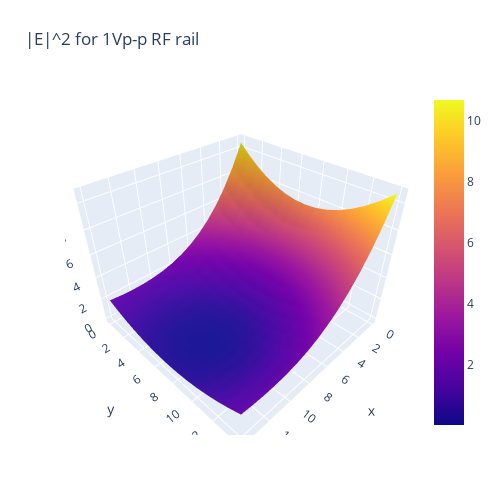

The cell this chart's notebook holds for it:
### Code cell
# fig = plt.figure()
# ax = plt.axes(projection='3d')
import plotly.graph_objects as go


q = 1.6*1e-19
l = 1e-3
m = 40*1.66054e-27
Omega = 2*np.pi*35*1e6
voltage = 80/5
d = trap['electrodes']['RF']['potential'][:,:,0]*q*voltage**2/(4*m*Omega**2*l**2)*1e3

# x,y,z= d.nonzero()
t = np.arange(100)
# ax.scatter(x, y, z, c=np.swapaxes(d,1,2), alpha=0.01,vmin=0,vmax=5,cmap = "viridis")
# ax.set_xlabel('x')
# ax.set_ylabel('y')
# ax.set_zlabel('z')
# ax.set_title('3D contour')
# plt.show()
minp = np.min(d)
maxp= np.max(d)
CS = plt.contour(trap['X']*1e3,trap['Y']*1e3,np.transpose(d),levels=20,cmap=plt.cm.coolwarm)
plt.clabel(CS, inline=1, fontsize=25)
plt.xlabel(r"Horiontal Axial Location ($\mu$m)",fontsize=20)
plt.grid()
plt.ylabel(r"Vertical Axial Location ($\mu$m)",fontsize=20)
plt.show()


from mpl_toolkits import mplot3d
# fig = plt.figure()
# ax = plt.axes(projection='3d')
# x,y= np.meshgrid(trap['X'],trap['Y'])
# ax.contour3D(x,y,d,levels=30)
layout = go.Layout(title="|E|^2 for 1Vp-p RF rail", 
                   xaxis = dict(title = 'x-location'),
                   yaxis = dict(title = 'y-location'))
fig = go.Figure(data=[go.Surface(z=d)],layout=layout)
fig.update_layout( autosize=False,
                  width=500, height=500,
                  margin=dict(l=65, r=50, b=65, t=90))

fig.show()

################# writing to cfile ############################
#write solution text file (cfile, sqip uses .txt format tho)
#this will be generated in the 'Electrodes' directory
s.write_txt('mit_LL_ele5', strs, excl)
###############################################################


########## various plots of the expansion fields ##############
### TO DO: comments, checking multipoles generated, add RF electrode
# code to the bottom

print('Multipole names:', s.multipole_names)
print('Normalization factors:', s.normalization_factors)

### Figure 1 — Plotly figure (JSON) as saved in the notebook; plotly's stock layout.template omitted (floating-point values rounded to 4 significant figures; data arrays with more than 128 entries replaced by an {"elided": "..."} marker saying what was removed)
{"data": [{"type": "surface", "z": {"elided": "15x15 float values"}}], "layout": {"autosize": false, "height": 500, "margin": {"b": 65, "l": 65, "r": 50, "t": 90}, "title": {"text": "|E|^2 for 1Vp-p RF rail"}, "width": 500, "xaxis": {"title": {"text": "x-location"}}, "yaxis": {"title": {"text": "y-location"}}}}
